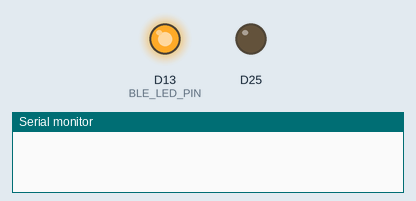
This sketch was run on a simulated Arduino Nano 33 BLE. Shown: output pins drawn as LEDs (lit = HIGH), the last lines printed to the serial monitor. Nothing arrives over Bluetooth unless stated; a phone connects over Bluetooth LE 3 s after start.

Above: at 0.1 s.
At 3.1 s:
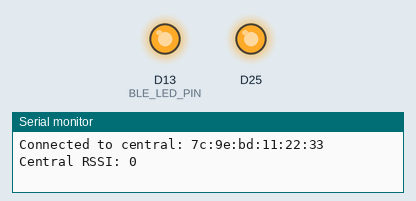
Timing chart, 0 to 4.6 s (numbered marks = the images above):
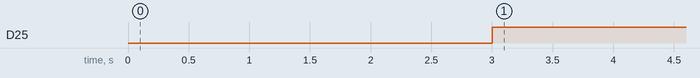

The sketch:

sketchBLDGfinal.ino
```cpp
#include <ArduinoBLE.h>
#include <Arduino_LSM9DS1.h>

//----------------------------------------------------------------------------------------------------------------------
// BLE UUIDs
//----------------------------------------------------------------------------------------------------------------------

#define BLE_UUID_BLDG_SERVICE               "9A48ECBA-2E92-082F-C079-9E75AAE428B1"

#define BLE_UUID_COUNTER                    "1A3AC130-31EE-758A-BC50-54A61958EF81"
#define BLE_UUID_EXPOSITION              "FE4E19FF-B132-0099-5E94-3FFB2CF07940"

//----------------------------------------------------------------------------------------------------------------------
// BLE
//----------------------------------------------------------------------------------------------------------------------

BLEService testService( BLE_UUID_BLDG_SERVICE );
BLEUnsignedLongCharacteristic counterCharacteristic( BLE_UUID_COUNTER, BLERead | BLENotify );
BLEUnsignedLongCharacteristic expositionCharacteristic( BLE_UUID_EXPOSITION, BLERead | BLENotify );


const int BLE_LED_PIN = LED_BUILTIN;
const int RSSI_LED_PIN = LED_PWR;


void setup()
{
  Serial.begin( 9600 );
  //  while ( !Serial );

  pinMode( BLE_LED_PIN, OUTPUT );
  pinMode( RSSI_LED_PIN, OUTPUT );


  if ( !IMU.begin() )
  {
    Serial.println( "Failed to initialize IMU!" );
    while ( 1 );
  }

  if( setupBleMode() )
  {
    digitalWrite( BLE_LED_PIN, HIGH );


  }
} // setup


void loop()
{
  static unsigned long counter = 0;
  static unsigned long exposition = 0;
  static long previousMillis = 0;
  static long prova = 0; //0 stampo 0 e 1 stampo 1
  // listen for BLE peripherals to connect:
  BLEDevice central = BLE.central();

  if ( central )
  {
    Serial.print( "Connected to central: " );
    Serial.println( central.address() );

    while ( central.connected() )
    {


      long interval = 2000;
      unsigned long currentMillis = millis();
      if( currentMillis - previousMillis > interval )
      {
        previousMillis = currentMillis;

        Serial.print( "Central RSSI: " );
        Serial.println( central.rssi() );

        if( central.rssi() != 0 )
        {
          digitalWrite( RSSI_LED_PIN, LOW );
          //prelevo dati da sensore (ad un certo pin dell scheda Nano) e setto counter identificativo della misurazione e li scrivo
          //char Str4[] = "arduino";
          counter++; //inizializzato a 0, incrementato
          Serial.println(counter);
          counterCharacteristic.writeValue( counter );
          if( prova == 0 ) {
              exposition = 1;

              Serial.println(exposition);
              expositionCharacteristic.writeValue( exposition );

              prova = 1;
            } else {
              exposition = 0;

              Serial.println(exposition);
              expositionCharacteristic.writeValue( exposition );

              prova = 0;
            }

          //wipy vede carateristiche e valute se il counter è relativo a nuova misurazione (altrimenti scarta) e prende valore e generat LUI la data
        }
        else
        {
          digitalWrite( RSSI_LED_PIN, HIGH );
        }
      } // intervall
    } // while connected

    Serial.print( F( "Disconnected from central: " ) );
    Serial.println( central.address() );
  } // if central
} // loop


bool setupBleMode()
{
  if ( !BLE.begin() )
  {
    return false;
  }

  // set advertised local name and service UUID:
  BLE.setDeviceName( "BLDG Arduino Nano 33 BLE" );
  BLE.setLocalName( "BLDG Arduino Nano 33 BLE" );
  BLE.setAdvertisedService( testService );

  // BLE add characteristics
  testService.addCharacteristic( counterCharacteristic );
  testService.addCharacteristic( expositionCharacteristic );

  // add service
  BLE.addService( testService );

  // set the initial value for the characeristic:
  counterCharacteristic.writeValue( 0 );
  expositionCharacteristic.writeValue( 0 );

  // start advertising
  BLE.advertise();

  return true;
}
```

Measured:
- by itself, D25: LOW → HIGH at 3.0 s
